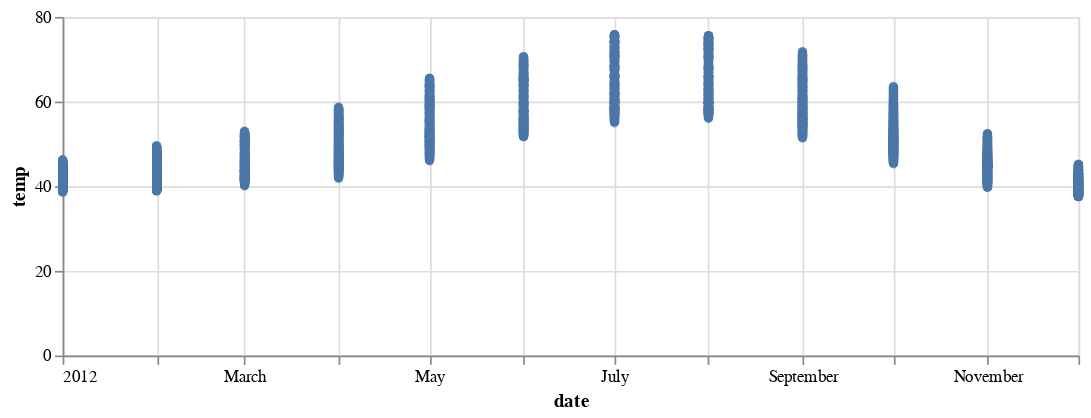

Write notebook code for a chart like this one.
### Markdown cell above
#### Timeunit Transform

### Code cell
df_timeunit = data.seattle_temps()
print(df_timeunit.head())

alt.Chart(df_timeunit).mark_circle().encode(x="date:T", y="temp:Q").transform_timeunit(
    date="month(date)"
).properties(
    width=600,
    height=200
)

### Figure 1 — Vega-Lite specification as saved in the notebook (floating-point values rounded to 4 significant figures; data arrays with more than 128 entries replaced by an {"elided": "..."} marker saying what was removed)
{"config": {"view": {"continuousWidth": 400, "continuousHeight": 300}}, "data": {"name": "data-11cb5410596269ffd07beaa65f03d79d"}, "mark": "circle", "encoding": {"x": {"type": "temporal", "field": "date"}, "y": {"type": "quantitative", "field": "temp"}}, "height": 200, "transform": [{"field": "date", "timeUnit": "month", "as": "date"}], "width": 600, "$schema": "https://vega.github.io/schema/vega-lite/v4.8.1.json", "datasets": {"data-11cb5410596269ffd07beaa65f03d79d": {"elided": "8759 records"}}}
